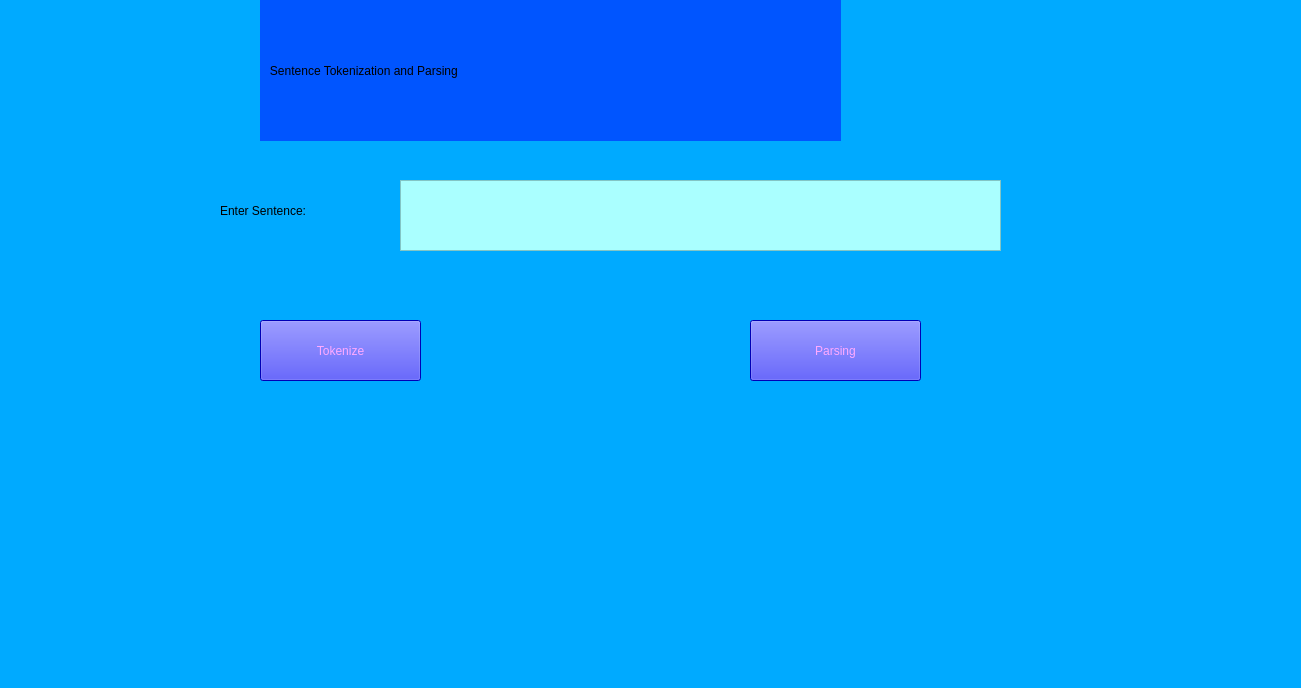
<?xml version="1.0" encoding="UTF-8"?>
<ui version="4.0">
 <class>MainWindow</class>
 <widget class="QMainWindow" name="MainWindow">
  <property name="geometry">
   <rect>
    <x>0</x>
    <y>0</y>
    <width>1301</width>
    <height>688</height>
   </rect>
  </property>
  <property name="windowTitle">
   <string>MainWindow</string>
  </property>
  <property name="styleSheet">
   <string notr="true">background-color: rgb(0, 170, 255);
border-color: rgb(0, 0, 0);
selection-color: rgb(255, 0, 127);</string>
  </property>
  <widget class="QWidget" name="centralwidget">
   <widget class="QLabel" name="label">
    <property name="geometry">
     <rect>
      <x>220</x>
      <y>160</y>
      <width>241</width>
      <height>101</height>
     </rect>
    </property>
    <property name="styleSheet">
     <string notr="true">font: 12pt &quot;Algerian&quot;;</string>
    </property>
    <property name="text">
     <string>Enter Sentence:</string>
    </property>
   </widget>
   <widget class="QLabel" name="label_2">
    <property name="geometry">
     <rect>
      <x>260</x>
      <y>0</y>
      <width>581</width>
      <height>141</height>
     </rect>
    </property>
    <property name="styleSheet">
     <string notr="true">border-color: rgb(0, 0, 127);
background-color: rgb(0, 85, 255);
font: 20pt &quot;Algerian&quot;;
color: rgb(226, 111, 255);
color: rgb(0, 0, 0);</string>
    </property>
    <property name="text">
     <string>   Sentence Tokenization and Parsing</string>
    </property>
   </widget>
   <widget class="QTextEdit" name="input">
    <property name="geometry">
     <rect>
      <x>400</x>
      <y>180</y>
      <width>601</width>
      <height>71</height>
     </rect>
    </property>
    <property name="styleSheet">
     <string notr="true">background-color: rgb(170, 255, 255);
font: 16pt &quot;Algerian&quot;;
color: rgb(0, 0, 127);
</string>
    </property>
   </widget>
   <widget class="QPushButton" name="tokenize">
    <property name="geometry">
     <rect>
      <x>260</x>
      <y>320</y>
      <width>161</width>
      <height>61</height>
     </rect>
    </property>
    <property name="styleSheet">
     <string notr="true">border-color: qlineargradient(spread:pad, x1:0, y1:0, x2:1, y2:0, stop:0 rgba(0, 0, 0, 255), stop:1 rgba(255, 255, 255, 255));
background-color: rgb(0, 0, 255);
color: rgb(255, 170, 255);
font: 16pt &quot;Algerian&quot;;</string>
    </property>
    <property name="text">
     <string>Tokenize</string>
    </property>
   </widget>
   <widget class="QPushButton" name="parsing">
    <property name="geometry">
     <rect>
      <x>750</x>
      <y>320</y>
      <width>171</width>
      <height>61</height>
     </rect>
    </property>
    <property name="styleSheet">
     <string notr="true">background-color: rgb(170, 0, 255);
color: rgb(255, 170, 255);
background-color: rgb(0, 0, 255);

font: 16pt &quot;Algerian&quot;;
border-color: qlineargradient(spread:pad, x1:0, y1:0, x2:1, y2:0, stop:0 rgba(0, 0, 0, 255), stop:1 rgba(255, 255, 255, 255));</string>
    </property>
    <property name="text">
     <string>Parsing</string>
    </property>
   </widget>
   <widget class="QLabel" name="tokenizeresponse">
    <property name="geometry">
     <rect>
      <x>60</x>
      <y>410</y>
      <width>1101</width>
      <height>61</height>
     </rect>
    </property>
    <property name="styleSheet">
     <string notr="true">font: 16pt &quot;Algerian&quot;;</string>
    </property>
    <property name="text">
     <string/>
    </property>
   </widget>
   <widget class="QLabel" name="parsingresponse">
    <property name="geometry">
     <rect>
      <x>60</x>
      <y>495</y>
      <width>1101</width>
      <height>71</height>
     </rect>
    </property>
    <property name="styleSheet">
     <string notr="true">font: 16pt &quot;Algerian&quot;;</string>
    </property>
    <property name="text">
     <string/>
    </property>
   </widget>
  </widget>
  <widget class="QMenuBar" name="menubar">
   <property name="geometry">
    <rect>
     <x>0</x>
     <y>0</y>
     <width>1301</width>
     <height>22</height>
    </rect>
   </property>
  </widget>
 </widget>
 <resources>
  <include location="../../../OneDrive/Desktop/qt.qrc"/>
 </resources>
 <connections/>
</ui>
